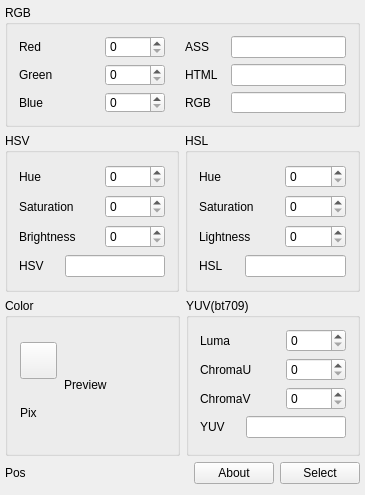
<?xml version="1.0" encoding="UTF-8"?>
<ui version="4.0">
 <class>MainWindow</class>
 <widget class="QMainWindow" name="MainWindow">
  <property name="geometry">
   <rect>
    <x>0</x>
    <y>0</y>
    <width>365</width>
    <height>495</height>
   </rect>
  </property>
  <property name="minimumSize">
   <size>
    <width>0</width>
    <height>0</height>
   </size>
  </property>
  <property name="maximumSize">
   <size>
    <width>365</width>
    <height>495</height>
   </size>
  </property>
  <property name="windowTitle">
   <string>MainWindow</string>
  </property>
  <widget class="QWidget" name="centralWidget">
   <layout class="QGridLayout" name="gridLayout_2">
    <property name="leftMargin">
     <number>5</number>
    </property>
    <property name="topMargin">
     <number>5</number>
    </property>
    <property name="rightMargin">
     <number>5</number>
    </property>
    <item row="0" column="0" colspan="2">
     <widget class="QGroupBox" name="rgbgroupBox">
      <property name="maximumSize">
       <size>
        <width>16777215</width>
        <height>122</height>
       </size>
      </property>
      <property name="title">
       <string>RGB</string>
      </property>
      <layout class="QGridLayout" name="gridLayout">
       <property name="horizontalSpacing">
        <number>20</number>
       </property>
       <item row="0" column="0">
        <layout class="QHBoxLayout" name="horizontalLayout">
         <item>
          <widget class="QLabel" name="redlabel">
           <property name="minimumSize">
            <size>
             <width>80</width>
             <height>0</height>
            </size>
           </property>
           <property name="text">
            <string>Red</string>
           </property>
          </widget>
         </item>
         <item>
          <widget class="QSpinBox" name="redBox">
           <property name="minimumSize">
            <size>
             <width>60</width>
             <height>0</height>
            </size>
           </property>
           <property name="maximum">
            <number>255</number>
           </property>
          </widget>
         </item>
        </layout>
       </item>
       <item row="0" column="1">
        <layout class="QHBoxLayout" name="horizontalLayout_4">
         <item>
          <widget class="QLabel" name="asslabel">
           <property name="minimumSize">
            <size>
             <width>40</width>
             <height>0</height>
            </size>
           </property>
           <property name="text">
            <string>ASS</string>
           </property>
          </widget>
         </item>
         <item>
          <widget class="QLineEdit" name="assEdit"/>
         </item>
        </layout>
       </item>
       <item row="1" column="0">
        <layout class="QHBoxLayout" name="horizontalLayout_2">
         <item>
          <widget class="QLabel" name="greenlabel">
           <property name="minimumSize">
            <size>
             <width>80</width>
             <height>0</height>
            </size>
           </property>
           <property name="text">
            <string>Green</string>
           </property>
          </widget>
         </item>
         <item>
          <widget class="QSpinBox" name="greenBox">
           <property name="minimumSize">
            <size>
             <width>60</width>
             <height>0</height>
            </size>
           </property>
           <property name="maximum">
            <number>255</number>
           </property>
          </widget>
         </item>
        </layout>
       </item>
       <item row="1" column="1">
        <layout class="QHBoxLayout" name="horizontalLayout_5">
         <item>
          <widget class="QLabel" name="htmllabel">
           <property name="minimumSize">
            <size>
             <width>40</width>
             <height>0</height>
            </size>
           </property>
           <property name="text">
            <string>HTML</string>
           </property>
          </widget>
         </item>
         <item>
          <widget class="QLineEdit" name="htmlEdit"/>
         </item>
        </layout>
       </item>
       <item row="2" column="0">
        <layout class="QHBoxLayout" name="horizontalLayout_3">
         <item>
          <widget class="QLabel" name="bluelabel">
           <property name="minimumSize">
            <size>
             <width>80</width>
             <height>0</height>
            </size>
           </property>
           <property name="text">
            <string>Blue</string>
           </property>
          </widget>
         </item>
         <item>
          <widget class="QSpinBox" name="blueBox">
           <property name="minimumSize">
            <size>
             <width>60</width>
             <height>0</height>
            </size>
           </property>
           <property name="maximum">
            <number>255</number>
           </property>
          </widget>
         </item>
        </layout>
       </item>
       <item row="2" column="1">
        <layout class="QHBoxLayout" name="horizontalLayout_15">
         <item>
          <widget class="QLabel" name="rgblabel">
           <property name="minimumSize">
            <size>
             <width>40</width>
             <height>0</height>
            </size>
           </property>
           <property name="text">
            <string>RGB</string>
           </property>
          </widget>
         </item>
         <item>
          <widget class="QLineEdit" name="rgbEdit"/>
         </item>
        </layout>
       </item>
      </layout>
     </widget>
    </item>
    <item row="1" column="0" colspan="2">
     <layout class="QHBoxLayout" name="horizontalLayout_21">
      <item>
       <widget class="QGroupBox" name="hsvgroupBox">
        <property name="title">
         <string>HSV</string>
        </property>
        <layout class="QVBoxLayout" name="verticalLayout">
         <item>
          <layout class="QHBoxLayout" name="horizontalLayout_8">
           <item>
            <widget class="QLabel" name="h_hsvlabel">
             <property name="minimumSize">
              <size>
               <width>80</width>
               <height>0</height>
              </size>
             </property>
             <property name="text">
              <string>Hue</string>
             </property>
            </widget>
           </item>
           <item>
            <widget class="QSpinBox" name="h_hsvBox">
             <property name="minimumSize">
              <size>
               <width>60</width>
               <height>0</height>
              </size>
             </property>
             <property name="minimum">
              <number>0</number>
             </property>
             <property name="maximum">
              <number>360</number>
             </property>
            </widget>
           </item>
          </layout>
         </item>
         <item>
          <layout class="QHBoxLayout" name="horizontalLayout_9">
           <item>
            <widget class="QLabel" name="s_hsvlabel">
             <property name="minimumSize">
              <size>
               <width>80</width>
               <height>0</height>
              </size>
             </property>
             <property name="text">
              <string>Saturation</string>
             </property>
            </widget>
           </item>
           <item>
            <widget class="QSpinBox" name="s_hsvBox">
             <property name="minimumSize">
              <size>
               <width>60</width>
               <height>0</height>
              </size>
             </property>
             <property name="maximum">
              <number>255</number>
             </property>
            </widget>
           </item>
          </layout>
         </item>
         <item>
          <layout class="QHBoxLayout" name="horizontalLayout_7">
           <item>
            <widget class="QLabel" name="b_hsvlabel">
             <property name="minimumSize">
              <size>
               <width>80</width>
               <height>0</height>
              </size>
             </property>
             <property name="text">
              <string>Brightness</string>
             </property>
            </widget>
           </item>
           <item>
            <widget class="QSpinBox" name="v_hsvBox">
             <property name="minimumSize">
              <size>
               <width>60</width>
               <height>0</height>
              </size>
             </property>
             <property name="maximum">
              <number>255</number>
             </property>
            </widget>
           </item>
          </layout>
         </item>
         <item>
          <layout class="QHBoxLayout" name="horizontalLayout_10">
           <item>
            <widget class="QLabel" name="hsvlabel">
             <property name="minimumSize">
              <size>
               <width>40</width>
               <height>0</height>
              </size>
             </property>
             <property name="text">
              <string>HSV</string>
             </property>
            </widget>
           </item>
           <item>
            <widget class="QLineEdit" name="hsvEdit"/>
           </item>
          </layout>
         </item>
        </layout>
       </widget>
      </item>
      <item>
       <widget class="QGroupBox" name="hslgroupBox">
        <property name="title">
         <string>HSL</string>
        </property>
        <layout class="QVBoxLayout" name="verticalLayout_3">
         <item>
          <layout class="QHBoxLayout" name="horizontalLayout_14">
           <item>
            <widget class="QLabel" name="h_hsllabel">
             <property name="minimumSize">
              <size>
               <width>80</width>
               <height>0</height>
              </size>
             </property>
             <property name="text">
              <string>Hue</string>
             </property>
            </widget>
           </item>
           <item>
            <widget class="QSpinBox" name="h_hslBox">
             <property name="minimumSize">
              <size>
               <width>60</width>
               <height>0</height>
              </size>
             </property>
             <property name="minimum">
              <number>0</number>
             </property>
             <property name="maximum">
              <number>360</number>
             </property>
            </widget>
           </item>
          </layout>
         </item>
         <item>
          <layout class="QHBoxLayout" name="horizontalLayout_13">
           <item>
            <widget class="QLabel" name="s_hsllabel">
             <property name="minimumSize">
              <size>
               <width>80</width>
               <height>0</height>
              </size>
             </property>
             <property name="text">
              <string>Saturation</string>
             </property>
            </widget>
           </item>
           <item>
            <widget class="QSpinBox" name="s_hslBox">
             <property name="minimumSize">
              <size>
               <width>60</width>
               <height>0</height>
              </size>
             </property>
             <property name="maximum">
              <number>255</number>
             </property>
            </widget>
           </item>
          </layout>
         </item>
         <item>
          <layout class="QHBoxLayout" name="horizontalLayout_11">
           <item>
            <widget class="QLabel" name="l_hsllabel">
             <property name="minimumSize">
              <size>
               <width>80</width>
               <height>0</height>
              </size>
             </property>
             <property name="text">
              <string>Lightness</string>
             </property>
            </widget>
           </item>
           <item>
            <widget class="QSpinBox" name="l_hslBox">
             <property name="minimumSize">
              <size>
               <width>60</width>
               <height>0</height>
              </size>
             </property>
             <property name="maximum">
              <number>255</number>
             </property>
            </widget>
           </item>
          </layout>
         </item>
         <item>
          <layout class="QHBoxLayout" name="horizontalLayout_12">
           <item>
            <widget class="QLabel" name="hsllabel">
             <property name="minimumSize">
              <size>
               <width>40</width>
               <height>0</height>
              </size>
             </property>
             <property name="text">
              <string>HSL</string>
             </property>
            </widget>
           </item>
           <item>
            <widget class="QLineEdit" name="hslEdit"/>
           </item>
          </layout>
         </item>
        </layout>
       </widget>
      </item>
     </layout>
    </item>
    <item row="2" column="0">
     <widget class="QGroupBox" name="colorgroupBox">
      <property name="minimumSize">
       <size>
        <width>175</width>
        <height>0</height>
       </size>
      </property>
      <property name="title">
       <string>Color</string>
      </property>
      <layout class="QHBoxLayout" name="horizontalLayout_19">
       <item>
        <layout class="QVBoxLayout" name="verticalLayout_4">
         <item>
          <widget class="QPushButton" name="eyedropperBt">
           <property name="minimumSize">
            <size>
             <width>37</width>
             <height>37</height>
            </size>
           </property>
           <property name="maximumSize">
            <size>
             <width>37</width>
             <height>37</height>
            </size>
           </property>
           <property name="styleSheet">
            <string notr="true">background-image: url(:/buttons/eyedropper_tool_32.png);</string>
           </property>
           <property name="text">
            <string/>
           </property>
          </widget>
         </item>
         <item>
          <widget class="QLabel" name="pixlabel">
           <property name="minimumSize">
            <size>
             <width>30</width>
             <height>30</height>
            </size>
           </property>
           <property name="maximumSize">
            <size>
             <width>30</width>
             <height>30</height>
            </size>
           </property>
           <property name="cursor">
            <cursorShape>CrossCursor</cursorShape>
           </property>
           <property name="text">
            <string>Pix</string>
           </property>
          </widget>
         </item>
        </layout>
       </item>
       <item>
        <widget class="QLabel" name="previewlabel">
         <property name="minimumSize">
          <size>
           <width>100</width>
           <height>100</height>
          </size>
         </property>
         <property name="maximumSize">
          <size>
           <width>100</width>
           <height>100</height>
          </size>
         </property>
         <property name="cursor">
          <cursorShape>CrossCursor</cursorShape>
         </property>
         <property name="styleSheet">
          <string notr="true"/>
         </property>
         <property name="text">
          <string>Preview</string>
         </property>
        </widget>
       </item>
      </layout>
     </widget>
    </item>
    <item row="2" column="1">
     <widget class="QGroupBox" name="yuvgroupBox">
      <property name="title">
       <string>YUV(bt709)</string>
      </property>
      <layout class="QVBoxLayout" name="verticalLayout_2">
       <item>
        <layout class="QHBoxLayout" name="horizontalLayout_18">
         <item>
          <widget class="QLabel" name="y_yuvlabel">
           <property name="minimumSize">
            <size>
             <width>80</width>
             <height>0</height>
            </size>
           </property>
           <property name="text">
            <string>Luma</string>
           </property>
          </widget>
         </item>
         <item>
          <widget class="QSpinBox" name="y_yuvBox">
           <property name="minimumSize">
            <size>
             <width>60</width>
             <height>0</height>
            </size>
           </property>
           <property name="maximum">
            <number>255</number>
           </property>
          </widget>
         </item>
        </layout>
       </item>
       <item>
        <layout class="QHBoxLayout" name="horizontalLayout_17">
         <item>
          <widget class="QLabel" name="u_yuvlabel">
           <property name="minimumSize">
            <size>
             <width>80</width>
             <height>0</height>
            </size>
           </property>
           <property name="text">
            <string>ChromaU</string>
           </property>
          </widget>
         </item>
         <item>
          <widget class="QSpinBox" name="u_yuvBox">
           <property name="minimumSize">
            <size>
             <width>60</width>
             <height>0</height>
            </size>
           </property>
           <property name="maximum">
            <number>255</number>
           </property>
          </widget>
         </item>
        </layout>
       </item>
       <item>
        <layout class="QHBoxLayout" name="horizontalLayout_16">
         <item>
          <widget class="QLabel" name="v_yuvlabel">
           <property name="minimumSize">
            <size>
             <width>80</width>
             <height>0</height>
            </size>
           </property>
           <property name="text">
            <string>ChromaV</string>
           </property>
          </widget>
         </item>
         <item>
          <widget class="QSpinBox" name="v_yuvBox">
           <property name="minimumSize">
            <size>
             <width>60</width>
             <height>0</height>
            </size>
           </property>
           <property name="maximum">
            <number>255</number>
           </property>
          </widget>
         </item>
        </layout>
       </item>
       <item>
        <layout class="QHBoxLayout" name="horizontalLayout_6">
         <item>
          <widget class="QLabel" name="yuvlabel">
           <property name="minimumSize">
            <size>
             <width>40</width>
             <height>0</height>
            </size>
           </property>
           <property name="text">
            <string>YUV</string>
           </property>
          </widget>
         </item>
         <item>
          <widget class="QLineEdit" name="yuvEdit"/>
         </item>
        </layout>
       </item>
      </layout>
     </widget>
    </item>
    <item row="3" column="0" colspan="2">
     <layout class="QHBoxLayout" name="horizontalLayout_23">
      <item>
       <widget class="QLabel" name="poslabel">
        <property name="minimumSize">
         <size>
          <width>109</width>
          <height>0</height>
         </size>
        </property>
        <property name="text">
         <string>Pos</string>
        </property>
       </widget>
      </item>
      <item>
       <spacer name="horizontalSpacer">
        <property name="orientation">
         <enum>Qt::Horizontal</enum>
        </property>
        <property name="sizeHint" stdset="0">
         <size>
          <width>40</width>
          <height>20</height>
         </size>
        </property>
       </spacer>
      </item>
      <item>
       <widget class="QPushButton" name="aboutBt">
        <property name="text">
         <string>About</string>
        </property>
        <property name="icon">
         <iconset resource="res/res.qrc">
          <normaloff>:/svgs/exclamation-circle.svg</normaloff>:/svgs/exclamation-circle.svg</iconset>
        </property>
       </widget>
      </item>
      <item>
       <widget class="QPushButton" name="selectBt">
        <property name="text">
         <string>Select</string>
        </property>
        <property name="icon">
         <iconset resource="res/res.qrc">
          <normaloff>:/svgs/palette.svg</normaloff>:/svgs/palette.svg</iconset>
        </property>
       </widget>
      </item>
     </layout>
    </item>
   </layout>
  </widget>
 </widget>
 <layoutdefault spacing="6" margin="11"/>
 <resources>
  <include location="res/res.qrc"/>
 </resources>
 <connections/>
</ui>
